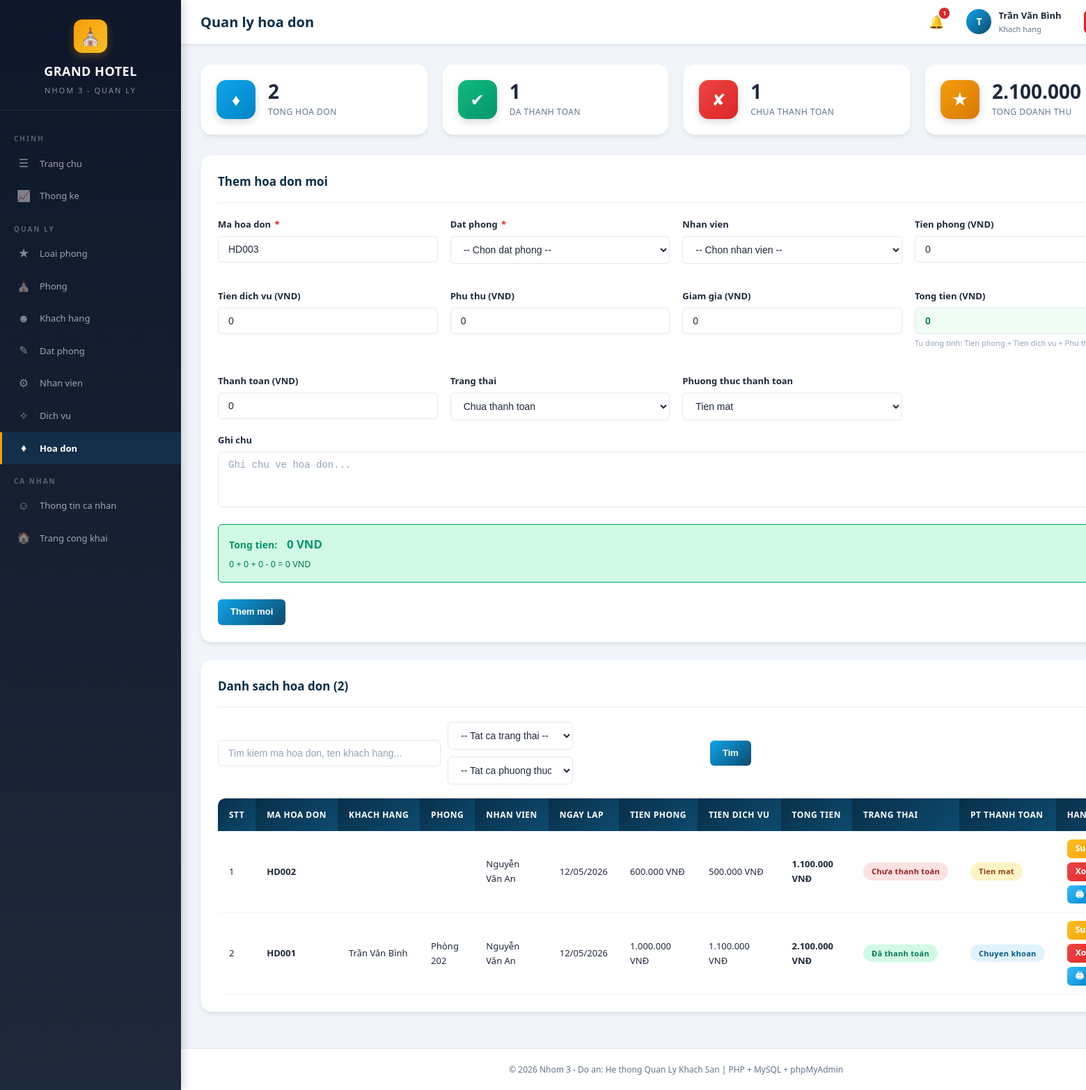
The page /hoadon.php (signed in) on the database its author committed.
### tables this page shows
CREATE TABLE IF NOT EXISTS hoadon (
    id INT AUTO_INCREMENT PRIMARY KEY,
    mahoadon VARCHAR(20) NOT NULL UNIQUE,
    datphong_id INT NOT NULL,
    nhanvien_id INT,
    ngaylap TIMESTAMP DEFAULT CURRENT_TIMESTAMP,
    tienphong DECIMAL(12,2) DEFAULT 0,
    tiendichvu DECIMAL(12,2) DEFAULT 0,
    tongtien DECIMAL(12,2) DEFAULT 0,
    phuthu DECIMAL(12,2) DEFAULT 0,
    giamgia DECIMAL(12,2) DEFAULT 0,
    thanhtoan DECIMAL(12,2) DEFAULT 0,
    trangthai ENUM('chua_thanh_toan', 'da_thanh_toan', 'da_huy') DEFAULT 'chua_thanh_toan',
    pt_thanhtoan ENUM('tien_mat', 'chuyen_khoan', 'the') DEFAULT 'tien_mat',
    ghichu TEXT,
    FOREIGN KEY (datphong_id) REFERENCES datphong(id) ON DELETE RESTRICT,
    FOREIGN KEY (nhanvien_id) REFERENCES nhanvien(id) ON DELETE SET NULL
);

CREATE TABLE IF NOT EXISTS nhanvien (
    id INT AUTO_INCREMENT PRIMARY KEY,
    manv VARCHAR(20) NOT NULL UNIQUE,
    taikhoan_id INT,
    hoten VARCHAR(100) NOT NULL,
    sdt VARCHAR(15),
    email VARCHAR(100),
    diachi TEXT,
    chucvu VARCHAR(100),
    phongban VARCHAR(100) DEFAULT '',
    luong DECIMAL(12,2) DEFAULT 0,
    ngaysinh DATE,
    gioitinh ENUM('Nam', 'Nu', 'Khac') DEFAULT 'Nam',
    ngvaolam DATE,
    trangthai ENUM('hoat_dong', 'nghi_viec') DEFAULT 'hoat_dong',
    created_at TIMESTAMP DEFAULT CURRENT_TIMESTAMP,
    FOREIGN KEY (taikhoan_id) REFERENCES taikhoan(id) ON DELETE SET NULL
);

CREATE TABLE IF NOT EXISTS khachhang (
    id INT AUTO_INCREMENT PRIMARY KEY,
    makh VARCHAR(20) NOT NULL UNIQUE,
    taikhoan_id INT,
    hoten VARCHAR(100) NOT NULL,
    cmnd VARCHAR(20),
    sdt VARCHAR(15),
    email VARCHAR(100),
    diachi TEXT,
    gioitinh ENUM('Nam', 'Nu', 'Khac') DEFAULT 'Nam',
    ngaysinh DATE,
    quoctich VARCHAR(50) DEFAULT 'Việt Nam',
    ghichu TEXT,
    created_at TIMESTAMP DEFAULT CURRENT_TIMESTAMP,
    FOREIGN KEY (taikhoan_id) REFERENCES taikhoan(id) ON DELETE SET NULL
);

CREATE TABLE IF NOT EXISTS phong (
    id INT AUTO_INCREMENT PRIMARY KEY,
    maphong VARCHAR(20) NOT NULL UNIQUE,
    tenphong VARCHAR(100) NOT NULL,
    loaiphong_id INT NOT NULL,
    tang INT DEFAULT 1,
    trangthai ENUM('trong', 'dang_thue', 'bao_tri', 'da_dat') DEFAULT 'trong',
    mota TEXT,
    hinhanh VARCHAR(255) DEFAULT '',
    created_at TIMESTAMP DEFAULT CURRENT_TIMESTAMP,
    FOREIGN KEY (loaiphong_id) REFERENCES loaiphong(id) ON DELETE RESTRICT
);

### hoadon.php (the view, shortened to what this page needs)
<?php
require_once 'config.php';
$editItem = null;
$search = trim($_GET['search'] ?? '');
$filter_trangthai = $_GET['filter_trangthai'] ?? '';
$filter_pt_thanhtoan = $_GET['filter_pt_thanhtoan'] ?? '';
$where = 'WHERE 1=1';
$params = [];
$sql = "SELECT hd.*, dp.madatphong, kh.hoten as tenkh, p.tenphong, p.maphong, nv.hoten as tennv
        FROM hoadon hd
        LEFT JOIN datphong dp ON hd.datphong_id = dp.id
        LEFT JOIN khachhang kh ON dp.khachhang_id = kh.id
        LEFT JOIN phong p ON dp.phong_id = p.id
        LEFT JOIN nhanvien nv ON hd.nhanvien_id = nv.id
        $where ORDER BY hd.id DESC";
$stmt = $pdo->prepare($sql);
$stmt->execute($params);
$dsHoaDon = $stmt->fetchAll();
$tongHoaDon = $pdo->query("SELECT COUNT(*) FROM hoadon")->fetchColumn();
$daThanhToan = $pdo->query("SELECT COUNT(*) FROM hoadon WHERE trangthai='da_thanh_toan'")->fetchColumn();
$chuaThanhToan = $pdo->query("SELECT COUNT(*) FROM hoadon WHERE trangthai='chua_thanh_toan'")->fetchColumn();
$tongDoanhThu = $pdo->query("SELECT COALESCE(SUM(tongtien), 0) FROM hoadon WHERE trangthai='da_thanh_toan'")->fetchColumn();
$maHDDefault = generateCode('HD', 'hoadon');
        ?>
        <?php
require_once 'header.php';
?>
<div class="stats-grid">
    <div class="stat-card">
        <div class="stat-icon blue">&#9830;</div>
        <div class="stat-info">
            <h4><?php echo $tongHoaDon; ?></h4>
            <p>Tong hoa don</p>
        </div>
    </div>
    <div class="stat-card">
        <div class="stat-icon green">&#10004;</div>
        <div class="stat-info">
            <h4><?php echo $daThanhToan; ?></h4>
            <p>Da thanh toan</p>
        </div>
    </div>
    <div class="stat-card">
        <div class="stat-icon red">&#10008;</div>
        <div class="stat-info">
            <h4><?php echo $chuaThanhToan; ?></h4>
            <p>Chua thanh toan</p>
        </div>
    </div>
    <div class="stat-card">
        <div class="stat-icon orange">&#9733;</div>
        <div class="stat-info">
            <h4><?php echo formatMoney($tongDoanhThu); ?></h4>
            <p>Tong doanh thu</p>
        </div>
    </div>
</div>
<div class="card">
    <div class="card-header">
        <h3><?php echo $editItem ? 'Sua hoa don' : 'Them hoa don moi'; ?></h3>
    </div>
    <form method="POST" action="" id="formHoaDon">
        <div class="form-grid">
            <div class="form-group">
                <label>Ma hoa don <span class="required">*</span></label>
                <input type="text" name="mahoadon" class="form-control" value="<?php echo $editItem ? htmlspecialchars($editItem['mahoadon']) : htmlspecialchars($maHDDefault); ?>" required>
            </div>
            <div class="form-group">
                <label>Dat phong <span class="required">*</span></label>
                <select name="datphong_id" class="form-control" id="datphongSelect" required>
                    <option value="">-- Chon dat phong --</option>
                </select>
            </div>
            <div class="form-group">
                <label>Nhan vien</label>
                <select name="nhanvien_id" class="form-control">
                    <option value="">-- Chon nhan vien --</option>
                </select>
            </div>
            <div class="form-group">
                <label>Tien phong (VND)</label>
                <input type="number" name="tienphong" id="tienphong" class="form-control" min="0" step="1000" value="<?php echo $editItem ? $editItem['tienphong'] : 0; ?>" oninput="tinhTongTien()">
            </div>
            <div class="form-group">
                <label>Tien dich vu (VND)</label>
                <input type="number" name="tiendichvu" id="tiendichvu" class="form-control" min="0" step="1000" value="<?php echo $editItem ? $editItem['tiendichvu'] : 0; ?>" oninput="tinhTongTien()">
            </div>
            <div class="form-group">
                <label>Phu thu (VND)</label>
                <input type="number" name="phuthu" id="phuthu" class="form-control" min="0" step="1000" value="<?php echo $editItem ? $editItem['phuthu'] : 0; ?>" oninput="tinhTongTien()">
            </div>
            <div class="form-group">
                <label>Giam gia (VND)</label>
                <input type="number" name="giamgia" id="giamgia" class="form-control" min="0" step="1000" value="<?php echo $editItem ? $editItem['giamgia'] : 0; ?>" oninput="tinhTongTien()">
            </div>
            <div class="form-group">
                <label>Tong tien (VND)</label>
                <input type="number" name="tongtien" id="tongtien" class="form-control" min="0" step="1000" value="<?php echo $editItem ? $editItem['tongtien'] : 0; ?>" readonly style="background:#f0fdf4;font-weight:700;color:#047857;">
                <div class="form-hint">Tu dong tinh: Tien phong + Tien dich vu + Phu thu - Giam gia</div>
            </div>
            <div class="form-group">
                <label>Thanh toan (VND)</label>
                <input type="number" name="thanhtoan" id="thanhtoan" class="form-control" min="0" step="1000" value="<?php echo $editItem ? $editItem['thanhtoan'] : 0; ?>">
            </div>
            <div class="form-group">
                <label>Trang thai</label>
                <select name="trangthai" class="form-control" id="trangthaiSelect">
                    <option value="chua_thanh_toan" <?php echo ($editItem && $editItem['trangthai']==='chua_thanh_toan') ? 'selected' : ''; ?>>Chua thanh toan</option>
                </select>
            </div>
            <div class="form-group">
                <label>Phuong thuc thanh toan</label>
                <select name="pt_thanhtoan" class="form-control" id="ptThanhtoanSelect">
                    <option value="tien_mat" <?php echo ($editItem && $editItem['pt_thanhtoan']==='tien_mat') ? 'selected' : ''; ?>>Tien mat</option>
                </select>
            </div>
        </div>
        <div class="form-group">
            <label>Ghi chu</label>
            <textarea name="ghichu" class="form-control" rows="3" placeholder="Ghi chu ve hoa don..."><?php echo $editItem ? htmlspecialchars($editItem['ghichu'] ?? '') : ''; ?></textarea>
        </div>
        <div id="tongTienDisplay" style="display:none; background:var(--success-lighter,#d1fae5); border:1px solid var(--success,#059669); border-radius:var(--radius-sm,6px); padding:15px; margin-bottom:18px;">
            <strong style="color:var(--success,#059669);">Tong tien:</strong>
            <span id="tongTienValue" style="font-size:1.2em; font-weight:700; color:var(--success,#059669); margin-left:10px;"></span>
            <span id="tongTienDetail" style="display:block; font-size:0.9em; color:#047857; margin-top:5px;"></span>
        </div>
        <div class="form-actions">
            <button type="submit" class="btn btn-primary"><?php echo $editItem ? 'Cap nhat' : 'Them moi'; ?></button>
        </div>
    </form>
</div>
<div class="card">
    <div class="card-header">
        <h3>Danh sach hoa don (<?php echo count($dsHoaDon); ?>)</h3>
    </div>
    <div class="search-bar no-print">
        <form method="GET" action="" style="display:flex; gap:10px; flex-wrap:wrap; align-items:center; width:100%;">
            <input type="text" name="search" class="form-control" placeholder="Tim kiem ma hoa don, ten khach hang..." value="<?php echo htmlspecialchars($search); ?>" style="max-width:320px;">
            <div class="filter-group">
                <select name="filter_trangthai" class="form-control" onchange="this.form.submit()">
                    <option value="">-- Tat ca trang thai --</option>
                </select>
                <select name="filter_pt_thanhtoan" class="form-control" onchange="this.form.submit()">
                    <option value="">-- Tat ca phuong thuc --</option>
                </select>
            </div>
            <button type="submit" class="btn btn-primary">Tim</button>
        </form>
    </div>
    <div class="table-wrapper">
        <table>
            <thead>
                <tr>
                    <th>STT</th>
                    <th>Ma hoa don</th>
                    <th>Khach hang</th>
                    <th>Phong</th>
                    <th>Nhan vien</th>
                    <th>Ngay lap</th>
                    <th>Tien phong</th>
                    <th>Tien dich vu</th>
                    <th>Tong tien</th>
                    <th>Trang thai</th>
                    <th>PT thanh toan</th>
                    <th>Hanh dong</th>
                </tr>
            </thead>
            <tbody>
                <?php if (empty($dsHoaDon)): ?>
                    <tr>
                        <td colspan="12">
                            <div class="empty-state">
                                <div class="empty-icon">&#9830;</div>
                                <h4>Khong co hoa don nao</h4>
                                <p>Khong tim thay hoa don nao voi tieu chi tim kiem hien tai.</p>
                            </div>
                        </td>
                    </tr>
                <?php else: ?>
                    <?php $stt = 1; foreach ($dsHoaDon as $hd): ?>
                    <tr>
                        <td><?php echo $stt++; ?></td>
                        <td><strong><?php echo htmlspecialchars($hd['mahoadon']); ?></strong></td>
                        <td><?php echo htmlspecialchars($hd['tenkh'] ?? ''); ?></td>
                        <td><?php echo htmlspecialchars($hd['tenphong'] ?? ''); ?></td>
                        <td><?php echo htmlspecialchars($hd['tennv'] ?? ''); ?></td>
                        <td><?php echo formatDate($hd['ngaylap']); ?></td>
                        <td><?php echo formatMoney($hd['tienphong']); ?></td>
                        <td><?php echo formatMoney($hd['tiendichvu']); ?></td>
                        <td><strong><?php echo formatMoney($hd['tongtien']); ?></strong></td>
                        <td><?php echo getStatusBadge($hd['trangthai'], 'hoadon'); ?></td>
                        <td>
                            <?php
                            $ptLabels = [
                                'tien_mat' => ['badge-warning', 'Tien mat'],
                                'chuyen_khoan' => ['badge-info', 'Chuyen khoan'],
                                'the' => ['badge-primary', 'The'],
                            ];
                            $pt = $ptLabels[$hd['pt_thanhtoan']] ?? ['badge-secondary', $hd['pt_thanhtoan']];
                            ?>
                            <span class="badge <?php echo $pt[0]; ?>"><?php echo $pt[1]; ?></span>
                        </td>
                        <td>
                            <div class="btn-group">
                                <a href="hoadon.php?edit=<?php echo $hd['id']; ?><?php echo $search ? '&search=' . urlencode($search) : ''; ?><?php echo $filter_trangthai ? '&filter_trangthai=' . urlencode($filter_trangthai) : ''; ?><?php echo $filter_pt_thanhtoan ? '&filter_pt_thanhtoan=' . urlencode($filter_pt_thanhtoan) : ''; ?>" class="btn btn-warning btn-sm">Sua</a>
                                <a href="hoadon.php?delete=<?php echo $hd['id']; ?><?php echo $search ? '&search=' . urlencode($search) : ''; ?><?php echo $filter_trangthai ? '&filter_trangthai=' . urlencode($filter_trangthai) : ''; ?><?php echo $filter_pt_thanhtoan ? '&filter_pt_thanhtoan=' . urlencode($filter_pt_thanhtoan) : ''; ?>" class="btn btn-danger btn-sm" onclick="return confirmDelete('Ban co chac muon xoa hoa don <?php echo htmlspecialchars(addslashes($hd['mahoadon'])); ?>?')">Xoa</a>
                                <button type="button" class="btn btn-info btn-sm" onclick="printInvoice(<?php echo $hd['id']; ?>)">&#128424;</button>
                            </div>
                        </td>
                    </tr>
                    <?php endforeach; ?>
                <?php endif; ?>
            </tbody>
        </table>
    </div>
</div>
<?php require_once 'footer.php'; ?>

### config.php (shortened to what this page needs)
<?php
$host = 'localhost';
$dbname = 'quanly_khachsan';
$username = 'root';
$password = '';
try {
    $pdo = new PDO("mysql:host=$host;dbname=$dbname;charset=utf8mb4", $username, $password);
    $pdo->setAttribute(PDO::ATTR_ERRMODE, PDO::ERRMODE_EXCEPTION);
    $pdo->setAttribute(PDO::ATTR_DEFAULT_FETCH_MODE, PDO::FETCH_ASSOC);
} catch (PDOException $e) {
    die("Kết nối cơ sở dữ liệu thất bại: " . $e->getMessage());
}
function formatMoney($amount) {
    return number_format($amount, 0, ',', '.') . ' VNĐ';
}
function formatDate($date) {
    return date('d/m/Y', strtotime($date));
}
function generateCode($prefix, $table) {
    global $pdo;
    $stmt = $pdo->query("SELECT MAX(id) as max_id FROM $table");
    $row = $stmt->fetch();
    $next = ($row['max_id'] ?? 0) + 1;
    return $prefix . str_pad($next, 3, '0', STR_PAD_LEFT);
}
function getStatusBadge($status, $type = 'phong') {
    $map = [
        'phong' => [
            'trong' => ['badge-success', 'Trống'],
            'dang_thue' => ['badge-info', 'Đang thuê'],
            'bao_tri' => ['badge-danger', 'Bảo trì'],
            'da_dat' => ['badge-warning', 'Đã đặt'],
        ],
        'datphong' => [
            'cho_xac_nhan' => ['badge-warning', 'Chờ xác nhận'],
            'da_xac_nhan' => ['badge-info', 'Đã xác nhận'],
            'da_nhan_phong' => ['badge-primary', 'Đã nhận phòng'],
            'da_tra_phong' => ['badge-success', 'Đã trả phòng'],
            'da_huy' => ['badge-danger', 'Đã hủy'],
        ],
        'hoadon' => [
            'chua_thanh_toan' => ['badge-danger', 'Chưa thanh toán'],
            'da_thanh_toan' => ['badge-success', 'Đã thanh toán'],
            'da_huy' => ['badge-secondary', 'Đã hủy'],
        ],
        'nhanvien' => [
            'hoat_dong' => ['badge-success', 'Hoạt động'],
            'nghi_viec' => ['badge-danger', 'Nghỉ việc'],
        ],
        'dichvu' => [
            'hoat_dong' => ['badge-success', 'Hoạt động'],
            'ngung' => ['badge-danger', 'Ngưng'],
        ],
        'taikhoan' => [
            'hoat_dong' => ['badge-success', 'Hoạt động'],
            'khoa' => ['badge-danger', 'Khóa'],
        ],
    ];
    $item = $map[$type][$status] ?? ['badge-secondary', $status];
    return '<span class="badge ' . $item[0] . '">' . $item[1] . '</span>';
}
?>

### rows shown on the page
hoadon: mahoadon "HD002", nhanvien.hoten "Nguyễn Văn An", ngaylap "12/05/2026", tienphong "600.000 VNĐ", tiendichvu "500.000 VNĐ", tongtien "1.100.000 VNĐ", trangthai "Chưa thanh toán", pt_thanhtoan "Tien mat"
hoadon: mahoadon "HD001", khachhang.hoten "Trần Văn Bình", phong.tenphong "Phòng 202", nhanvien.hoten "Nguyễn Văn An", ngaylap "12/05/2026", tienphong "1.000.000 VNĐ", tiendichvu "1.100.000 VNĐ", tongtien "2.100.000 VNĐ", trangthai "Đã thanh toán", pt_thanhtoan "Chuyen khoan"

### other values the page prints
$page_title "Quan ly hoa don"
$unread "1"
mb_substr($_SESSION['hoten'] ?? 'A', 0, 1, 'UTF-8') "T"
$_SESSION['hoten'] "Trần Văn Bình"
$tongHoaDon "2"
$daThanhToan "1"
$chuaThanhToan "1"
formatMoney($tongDoanhThu) "2.100.000…"
count($dsHoaDon) "2"
